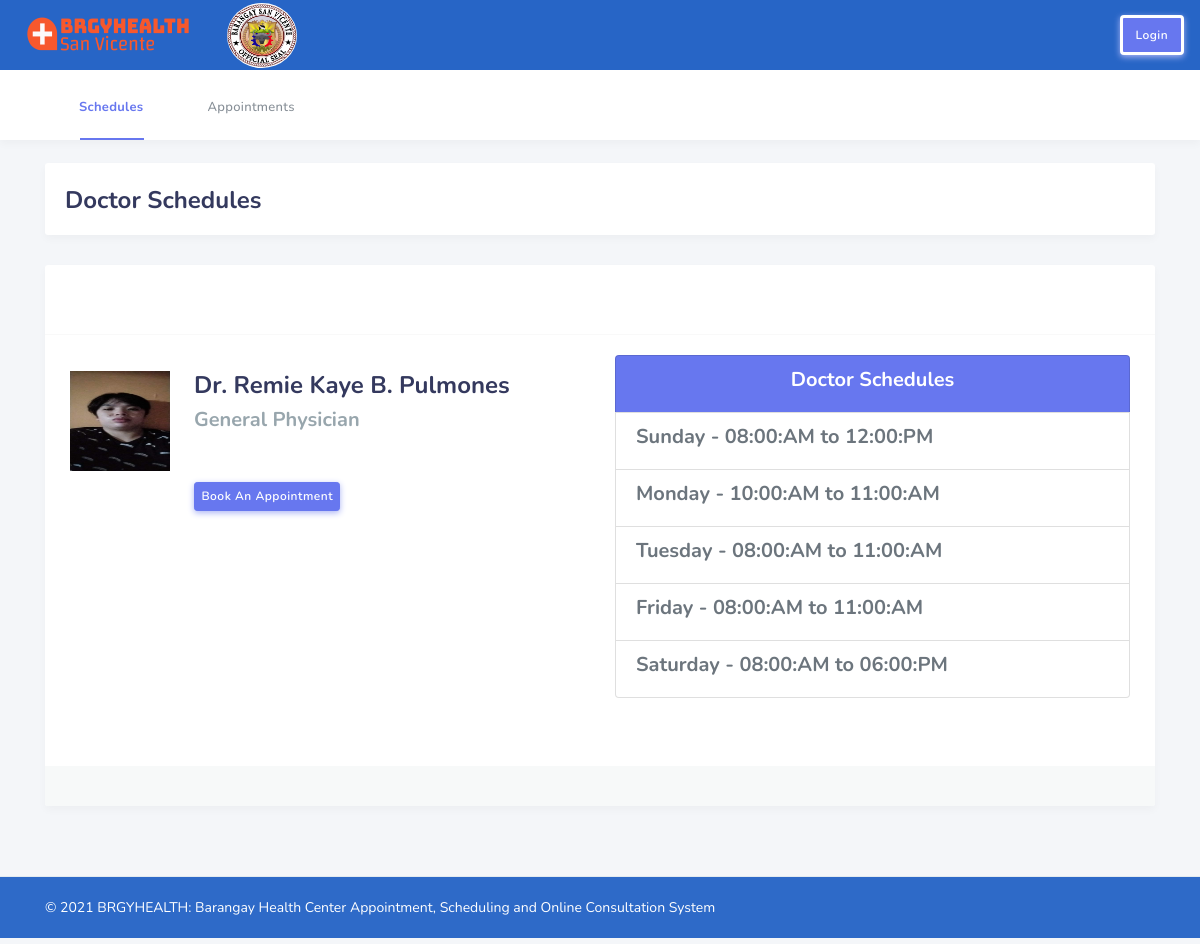
/home_schedules.php, run on the app's committed database.
### tables this page shows
CREATE TABLE `user` (
  `user_id` int(11) NOT NULL,
  `user_account_id` varchar(150) NOT NULL,
  `user_email` varchar(150) NOT NULL,
  `user_password` varchar(150) NOT NULL,
  `user_firstname` varchar(150) NOT NULL,
  `user_middlename` varchar(150) NOT NULL,
  `user_lastname` varchar(150) NOT NULL,
  `user_dob` date NOT NULL,
  `user_cnum` varchar(150) NOT NULL,
  `user_type` enum('Administrator','Patient','Doctor','Barangay Health Worker') NOT NULL,
  `user_image` varchar(255) NOT NULL,
  `user_status` tinyint(4) NOT NULL,
  `user_account_status` tinyint(4) NOT NULL,
  `user_account_code` varchar(150) NOT NULL,
  `user_bool` tinyint(4) NOT NULL
);

CREATE TABLE `doctor_schedule` (
  `schedule_id` int(11) NOT NULL,
  `doctor_id` int(11) NOT NULL,
  `schedule_day` tinyint(4) NOT NULL,
  `schedule_start_time` time NOT NULL,
  `schedule_end_time` time NOT NULL,
  `schedule_time_interval` varchar(150) NOT NULL,
  `schedule_status` tinyint(4) NOT NULL,
  `schedule_bool` tinyint(4) NOT NULL
);

### home_schedules.php (the view, shortened to what this page needs)
<?php
  require("scripts_header.php");
  $connection = dbConn();
?>
<body class="layout-3">
  <div id="app">
    <div class="main-wrapper container">
      <nav class="navbar navbar-expand-lg main-navbar" style="background-color:rgba(40, 102, 199, 0.97)">
        <a href="home_page.php" class="navbar-brand sidebar-gone-hide text-capitalize"><img class="sidebar-gone-hide" src="assets/img/bh-logo-2.png">
        </a>
        <img class="sidebar-gone-hide rounded-circle" src="assets/img/liloan-logo-2.png" style="height: 85px; width: 90px; padding:10px;">
        <ul class="navbar-nav navbar-right">
           <?php
            require("show_listdropdown.php");
          ?>
        </ul>
      </nav>
      <nav class="navbar navbar-secondary navbar-expand-lg">
        <div class="container">
          <ul class="navbar-nav">
            <li class="nav-item active">
              <a href="home_schedules.php" class="nav-link"><i class="fas fa-clock"></i><span>Schedules</span></a>
            </li>
            <li class="nav-item">
              <a href="home_appointments.php" class="nav-link"><i class="fas fa-calendar-check"></i><span>Appointments</span></a>
            </li>
          </ul>
        </div>
      </nav>
      <div class="main-content" style="min-height: 566px;">
        <section class="section">
          <div class="section-header">
            <h1>Doctor Schedules</h1>
            </div>
        <div class="section-body">
            <div class="card">
              <div class="card-header">
              </div>
            <div class="card-body">
            <div class="row">
             <?php
             $sql = "SELECT * FROM user WHERE user_type = 'Doctor'";
             $result = mysqli_query($connection,$sql);
             while($row = mysqli_fetch_assoc($result)) {
              $firstname    = ucfirst($row['user_firstname']);
              $middlename   = ucfirst($row['user_middlename']);
              $lastname     = ucfirst($row['user_lastname']);
              $fullname = $firstname.' '.$middlename.'.'.' '.$lastname;
              $doctor_id    = $row['user_id'];
              if($row['user_image'] == "") {
                $doctor_image = "img/avatar/avatar-1.png";
              } else {
                $doctor_image = $row['user_image'];
              }
             ?>
              <div class="col-lg-6">
                <ul class="list-unstyled">
                 <li class="media mt-3">
                      <img class="mr-4" style="width:100px;height:100px;" src="assets/<?php echo $doctor_image ?>" alt="avatar">
                      <div class="media-body">
                        <div class="media-title"><h4>Dr. <?php echo $fullname ?></h4></div>
                        <span class="text-small text-muted"><h5>General Physician</h5></span><br><br>
                      <?php
                        if(!empty($_SESSION['patient_id'])) {
                      ?>
                      <a href="book_appointments.php?adid=<?php echo $doctor_id?>" class="btn btn-primary btn-sm text-white">Book An Appointment </a>
                      <?php
                      } else if((!empty($_SESSION['bhw_id']))) {
                      ?>
                      <a href="book_appointments.php?adid=<?php echo $doctor_id?>" class="btn btn-primary btn-sm text-white">Book An Appointment </a>
                      <?php
                      } else {
                      ?>
                      <button class="btn btn-primary btn-sm" data-toggle="modal" data-target="#bookAppointment"> Book An Appointment </button>
                      <?php } ?>
                      </div>
                    </li>
                  </ul>
                </div>
              <div class="col-lg-6">
                 <ul class="list-group mb-5">
                    <li class="list-group-item text-center bg-primary text-white text-bold"><h5>Doctor Schedules</h5></li>
                   <?php
                    $sqlSched = "SELECT * FROM doctor_schedule WHERE doctor_id = '$doctor_id' ORDER BY schedule_day ASC ";
                    $result1 = mysqli_query($connection,$sqlSched);
                    while($row2 = mysqli_fetch_assoc($result1)) {
                    $day = $row2['schedule_day'];
                    $start_time = $row2['schedule_start_time'];
                    $end_time = $row2['schedule_end_time'];
                    $format_start = date("h:i:A", strtotime($start_time));
                    $format_end   = date("h:i:A", strtotime($end_time));
                     if($day == 0) {
                      $display_day = "Sunday";
                    } else if($day == 1) {
                      $display_day = "Monday";
                    } else if($day == 2) {
                      $display_day = "Tuesday";
                    } else if($day == 3) {
                      $display_day = "Wednesday";
                    } else if($day == 4) {
                      $display_day = "Thursday";
                    } else if($day == 5) {
                      $display_day = "Friday";
                    } else if($day == 6) {
                      $display_day = "Saturday";
                    }
                   ?>
                   <li class="list-group-item"><h5><?php echo $display_day ?> - <?php echo $format_start ?> to <?php echo $format_end?> </h5></li>
                   <?php } ?>
                  </ul>
                </div>
              <?php  }
                ?>
              </div>
            </div>
              <div class="card-footer bg-whitesmoke"> </div>
            </div>
          </div>
         </section>
      </div>
    </div>
      <footer class="main-footer" style="background-color:rgba(40, 102, 199, 0.97)">
        <div class="container">
        <div class="footer-left text-white">
          © 2021 BRGYHEALTH: Barangay Health Center Appointment, Scheduling and Online Consultation System
        </div>
      </div>
      </footer>
  </div>
    <?php require("scripts_footer.php"); ?>
  </body>
</html>

### scripts_header.php (shortened to what this page needs)
<!DOCTYPE html>
<html lang="en"><head>
  <link rel="stylesheet" href="assets/vendors/bootstrap/css/bootstrap.css">
  <link rel="stylesheet" href="assets/vendors/fontawesome/css/all.min.css">
  <link rel="stylesheet" href="assets/css/style.css">
  <link rel="stylesheet" href="assets/css/components.css">
  <link rel="stylesheet" href="assets/vendors/bootstrap-social/bootstrap-social.css">
  <link rel="stylesheet" href="assets/vendors/fullcalendar/lib/main.css">
  <link rel="stylesheet" href="assets/vendors/owlcarousel/dist/assets/owl.carousel.css">
  <link rel="stylesheet" href="assets/vendors/jquery-ui/jquery-ui.css">
  <link href='assets/vendors/fullcalendar/packages/core/main.css' rel='stylesheet' />
  <link href='assets/vendors/fullcalendar/packages/daygrid/main.css' rel='stylesheet' />
  <link href='assets/vendors/fullcalendar/packages/timegrid/main.css' rel='stylesheet' />
  <link href='assets/vendors/fullcalendar/packages/list/main.css' rel='stylesheet' />
</head>

### show_listdropdown.php (shortened to what this page needs)
<?php if(!empty($_SESSION['patient_id'])) { ?>
   <li class="dropdown"><a href="#" data-toggle="dropdown" class="nav-link dropdown-toggle nav-link-lg nav-link-user">
    <img alt="image" src="assets/<?php echo $patient_image ?>" class="rounded-circle mr-1" style="width:30px;height:30px;">
    <div class="d-sm-none d-lg-inline-block text-capitalize">Hi, <?php echo $patient_fullname; ?></div></a>
    <div class="dropdown-menu dropdown-menu-right">
      <a class="dropdown-item has-icon" style="cursor: pointer" href="views/patient/dashboard.php">
        <i class="fas fa-arrow-right"></i> Dashboard
      </a>
      <div class="dropdown-divider"></div>
      <a href="logout.php" class="dropdown-item has-icon text-danger">
        <i class="fas fa-sign-out-alt"></i> Logout
      </a>
    </div>
  </li>
<?php } else { ?>
      <a href="login.php" class="btn btn-primary btn-md" style="border:3px solid white">Login</a>
<?php } ?>

### scripts_footer.php (shortened to what this page needs)
</body>
</html>

### data on the page
user: user_image (picture), fullname "Remie Kaye B. Pulmones"
doctor_schedule: schedule_day "Sunday", schedule_start_time "08:00:AM", schedule_end_time "12:00:PM"
doctor_schedule: schedule_day "Monday", schedule_start_time "10:00:AM", schedule_end_time "11:00:AM"
doctor_schedule: schedule_day "Tuesday", schedule_start_time "08:00:AM", schedule_end_time "11:00:AM"
doctor_schedule: schedule_day "Friday", schedule_start_time "08:00:AM", schedule_end_time "11:00:AM"
doctor_schedule: schedule_day "Saturday", schedule_start_time "08:00:AM", schedule_end_time "06:00:PM"
